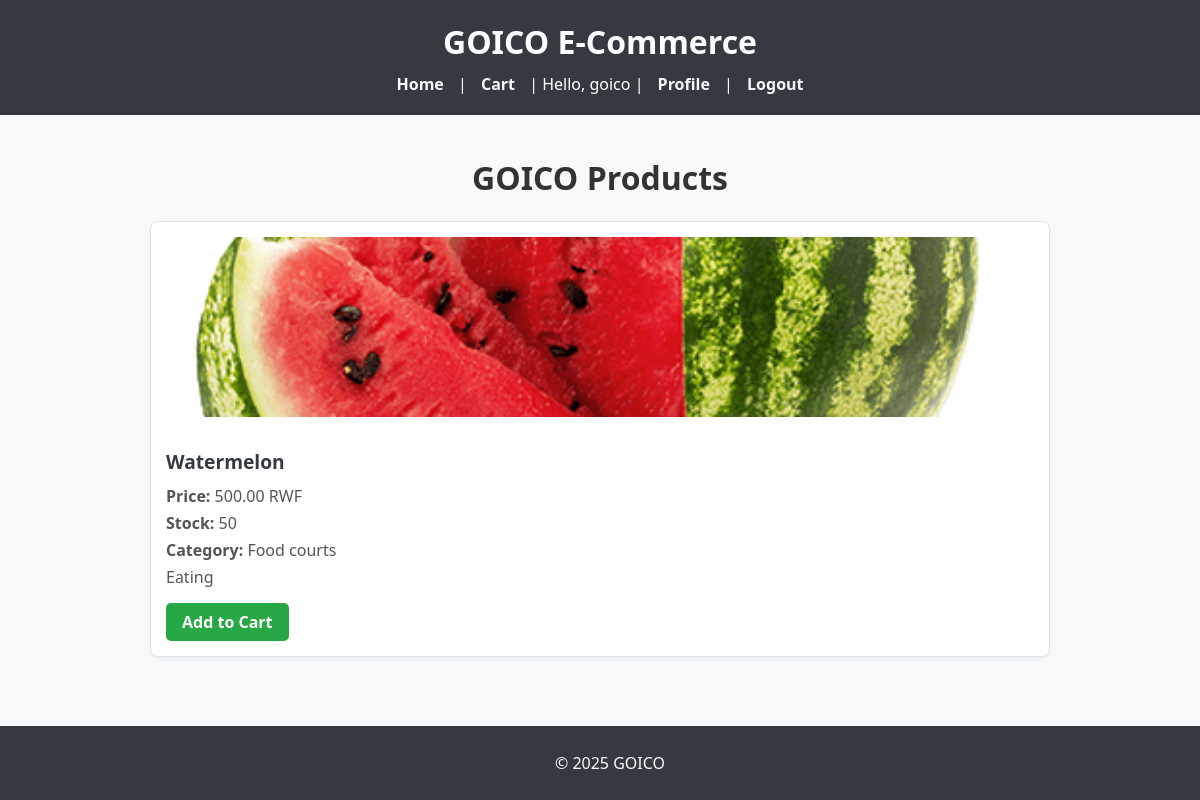
The app's page / (signed in) with its own data.
### shop/models.py (models this page shows, shortened)
class Product(models.Model):
    name = models.CharField(max_length=255)
    price = models.DecimalField(max_digits=10, decimal_places=2)
    image = models.ImageField(upload_to='products/')
    stock = models.IntegerField()
    category = models.CharField(max_length=100)
    description = models.TextField(blank=True)

### shop/views.py (the view)
# urls.py: path('', views.product_list, name='product_list'),
def product_list(request):
    products = Product.objects.all()
    return render(request, 'shop/product_list.html', {'products': products})

### shop/templates/shop/product_list.html (shortened to what this page needs)
{% extends 'base.html' %}
{% block content %}
<h1 style="text-align: center;">GOICO Products</h1>
<div class="products-container">
    {% for product in products %}
        <div class="product-card">
            <img src="{{ product.image.url }}" alt="{{ product.name }}">
            <h2>{{ product.name }}</h2>
            <p><strong>Price:</strong> {{ product.price }} RWF</p>
            <p><strong>Stock:</strong> {{ product.stock }}</p>
            <p><strong>Category:</strong> {{ product.category }}</p>
            <p>{{ product.description|truncatewords:20 }}</p>
            <a href="{% url 'add_to_cart' product.id %}">Add to Cart</a>
        </div>
    {% endfor %}
</div>
{% endblock %}

### shop/templates/base.html (shortened to what this page needs)
<!DOCTYPE html>
<html>
<head>
</head>
<body>
    <header>
        <h1>GOICO E-Commerce</h1>
        <nav>
            <a href="{% url 'product_list' %}">Home</a> |
            <a href="{% url 'view_cart' %}">Cart</a> |
            {% if user.is_authenticated %}
                Hello, {{ user.username }} |
                <a href="{% url 'profile' %}">Profile</a> |
                <a href="{% url 'logout' %}">Logout</a>
            {% else %}
                <a href="{% url 'login' %}">Login</a> |
                <a href="{% url 'signup' %}">Sign Up</a>
            {% endif %}
        </nav>
    </header>
    <main>
        {% block content %}{% endblock %}
    </main>
    <footer>
        <p>&copy; 2025 GOICO</p>
    </footer>
</body>
</html>

### shop/templates/base.html (style rules this page uses)
body { font-family: 'Segoe UI', Tahoma, Geneva, Verdana, sans-serif; margin: 0; padding: 0; background-color: #f8f9fa; color: #333; }
header { background-color: #343a40; color: #fff; padding: 20px; text-align: center; }
header h1 { margin: 0; font-size: 2rem; }
nav { margin-top: 10px; }
nav a { color: #f8f9fa; text-decoration: none; margin: 0 10px; font-weight: bold; }
main { padding: 20px; max-width: 900px; margin: auto; }
footer { text-align: center; background-color: #343a40; color: #f8f9fa; padding: 10px; position: fixed; bottom: 0; width: 100%; }

### shop/templates/shop/product_list.html (style rules this page uses)
.products-container { display: grid; grid-template-columns: repeat(auto-fit, minmax(250px, 1fr)); gap: 20px; margin-top: 20px; }
.product-card { background-color: #fff; border: 1px solid #dee2e6; border-radius: 8px; padding: 15px; box-shadow: 0 2px 5px rgba(0, 0, 0, 0.05); transition: transform 0.2s ease; }
.product-card img { width: 100%; height: 180px; object-fit: cover; border-radius: 6px; margin-bottom: 10px; }
.product-card h2 { font-size: 1.2rem; margin-bottom: 10px; color: #343a40; }
.product-card p { margin: 5px 0; color: #555; }
.product-card a { display: inline-block; margin-top: 10px; padding: 8px 16px; background-color: #28a745; color: #fff; text-decoration: none; border-radius: 5px; font-weight: bold; }

### records on screen
Product: image (picture), name "Watermelon", price "500.00", stock "50", category "Food courts", description "Eating"

### other values on screen
{{ user.username }} "goico"
